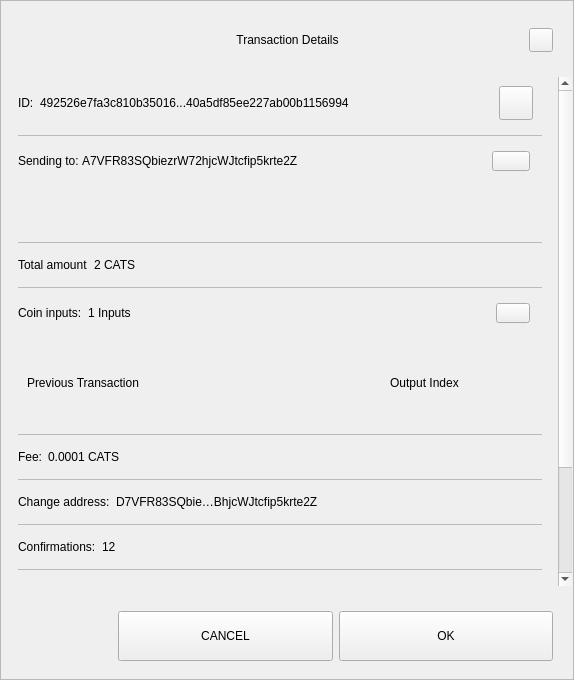
<?xml version="1.0" encoding="UTF-8"?>
<ui version="4.0">
 <class>TxDetailDialog</class>
 <widget class="QWidget" name="TxDetailDialog">
  <property name="geometry">
   <rect>
    <x>0</x>
    <y>0</y>
    <width>574</width>
    <height>680</height>
   </rect>
  </property>
  <property name="sizePolicy">
   <sizepolicy hsizetype="Preferred" vsizetype="Expanding">
    <horstretch>0</horstretch>
    <verstretch>0</verstretch>
   </sizepolicy>
  </property>
  <property name="minimumSize">
   <size>
    <width>574</width>
    <height>500</height>
   </size>
  </property>
  <property name="windowTitle">
   <string>Form</string>
  </property>
  <property name="styleSheet">
   <string notr="true"/>
  </property>
  <layout class="QVBoxLayout" name="verticalLayout_3">
   <property name="spacing">
    <number>0</number>
   </property>
   <property name="leftMargin">
    <number>0</number>
   </property>
   <property name="topMargin">
    <number>0</number>
   </property>
   <property name="rightMargin">
    <number>0</number>
   </property>
   <property name="bottomMargin">
    <number>0</number>
   </property>
   <item>
    <widget class="QFrame" name="frame">
     <property name="sizePolicy">
      <sizepolicy hsizetype="Preferred" vsizetype="Expanding">
       <horstretch>0</horstretch>
       <verstretch>0</verstretch>
      </sizepolicy>
     </property>
     <property name="styleSheet">
      <string notr="true"/>
     </property>
     <property name="frameShape">
      <enum>QFrame::StyledPanel</enum>
     </property>
     <property name="frameShadow">
      <enum>QFrame::Raised</enum>
     </property>
     <layout class="QVBoxLayout" name="verticalLayout">
      <property name="leftMargin">
       <number>0</number>
      </property>
      <property name="rightMargin">
       <number>0</number>
      </property>
      <item>
       <layout class="QHBoxLayout" name="horizontalLayout_3">
        <property name="spacing">
         <number>0</number>
        </property>
        <property name="leftMargin">
         <number>20</number>
        </property>
        <property name="topMargin">
         <number>10</number>
        </property>
        <property name="rightMargin">
         <number>20</number>
        </property>
        <item>
         <spacer name="horizontalSpacer_1">
          <property name="orientation">
           <enum>Qt::Horizontal</enum>
          </property>
          <property name="sizeHint" stdset="0">
           <size>
            <width>40</width>
            <height>20</height>
           </size>
          </property>
         </spacer>
        </item>
        <item>
         <widget class="QLabel" name="labelTitle">
          <property name="minimumSize">
           <size>
            <width>0</width>
            <height>40</height>
           </size>
          </property>
          <property name="maximumSize">
           <size>
            <width>16777215</width>
            <height>40</height>
           </size>
          </property>
          <property name="styleSheet">
           <string notr="true">padding-left:24px;</string>
          </property>
          <property name="text">
           <string>Transaction Details</string>
          </property>
          <property name="alignment">
           <set>Qt::AlignCenter</set>
          </property>
          <property name="margin">
           <number>7</number>
          </property>
         </widget>
        </item>
        <item>
         <spacer name="horizontalSpacer_2">
          <property name="orientation">
           <enum>Qt::Horizontal</enum>
          </property>
          <property name="sizeHint" stdset="0">
           <size>
            <width>40</width>
            <height>20</height>
           </size>
          </property>
         </spacer>
        </item>
        <item>
         <widget class="QPushButton" name="btnEsc">
          <property name="minimumSize">
           <size>
            <width>24</width>
            <height>24</height>
           </size>
          </property>
          <property name="maximumSize">
           <size>
            <width>24</width>
            <height>24</height>
           </size>
          </property>
          <property name="focusPolicy">
           <enum>Qt::NoFocus</enum>
          </property>
          <property name="text">
           <string/>
          </property>
         </widget>
        </item>
       </layout>
      </item>
      <item>
       <spacer name="verticalSpacer">
        <property name="orientation">
         <enum>Qt::Vertical</enum>
        </property>
        <property name="sizeType">
         <enum>QSizePolicy::Fixed</enum>
        </property>
        <property name="sizeHint" stdset="0">
         <size>
          <width>20</width>
          <height>10</height>
         </size>
        </property>
       </spacer>
      </item>
      <item>
       <widget class="QWidget" name="layoutScroll" native="true">
        <property name="minimumSize">
         <size>
          <width>0</width>
          <height>0</height>
         </size>
        </property>
        <layout class="QVBoxLayout" name="verticalLayout_4">
         <property name="leftMargin">
          <number>0</number>
         </property>
         <property name="topMargin">
          <number>0</number>
         </property>
         <property name="rightMargin">
          <number>0</number>
         </property>
         <item>
          <widget class="QScrollArea" name="scrollArea">
           <property name="styleSheet">
            <string notr="true">#scrollArea {
background:transparent;
}</string>
           </property>
           <property name="horizontalScrollBarPolicy">
            <enum>Qt::ScrollBarAlwaysOff</enum>
           </property>
           <property name="sizeAdjustPolicy">
            <enum>QAbstractScrollArea::AdjustIgnored</enum>
           </property>
           <property name="widgetResizable">
            <bool>true</bool>
           </property>
           <property name="alignment">
            <set>Qt::AlignLeading|Qt::AlignLeft|Qt::AlignTop</set>
           </property>
           <widget class="QWidget" name="scrollAreaWidgetContents">
            <property name="geometry">
             <rect>
              <x>0</x>
              <y>0</y>
              <width>556</width>
              <height>672</height>
             </rect>
            </property>
            <property name="autoFillBackground">
             <bool>false</bool>
            </property>
            <property name="styleSheet">
             <string notr="true">#scrollAreaWidgetContents {
background:transparent;
}</string>
            </property>
            <layout class="QVBoxLayout" name="verticalLayout_7">
             <property name="spacing">
              <number>0</number>
             </property>
             <property name="sizeConstraint">
              <enum>QLayout::SetDefaultConstraint</enum>
             </property>
             <property name="leftMargin">
              <number>0</number>
             </property>
             <property name="topMargin">
              <number>0</number>
             </property>
             <property name="rightMargin">
              <number>0</number>
             </property>
             <property name="bottomMargin">
              <number>0</number>
             </property>
             <item>
              <widget class="QWidget" name="content" native="true">
               <layout class="QVBoxLayout" name="verticalLayout_2">
                <property name="leftMargin">
                 <number>16</number>
                </property>
                <property name="topMargin">
                 <number>0</number>
                </property>
                <property name="rightMargin">
                 <number>16</number>
                </property>
                <item>
                 <widget class="QWidget" name="contentID" native="true">
                  <layout class="QHBoxLayout" name="horizontalLayout_12" stretch="0,1,0">
                   <property name="leftMargin">
                    <number>0</number>
                   </property>
                   <item>
                    <widget class="QLabel" name="labelId">
                     <property name="maximumSize">
                      <size>
                       <width>16777215</width>
                       <height>16777215</height>
                      </size>
                     </property>
                     <property name="text">
                      <string>ID:</string>
                     </property>
                    </widget>
                   </item>
                   <item>
                    <widget class="QLabel" name="textId">
                     <property name="text">
                      <string>492526e7fa3c810b35016...40a5df85ee227ab00b1156994</string>
                     </property>
                    </widget>
                   </item>
                   <item>
                    <widget class="QPushButton" name="pushCopy">
                     <property name="minimumSize">
                      <size>
                       <width>34</width>
                       <height>34</height>
                      </size>
                     </property>
                     <property name="maximumSize">
                      <size>
                       <width>34</width>
                       <height>34</height>
                      </size>
                     </property>
                     <property name="focusPolicy">
                      <enum>Qt::NoFocus</enum>
                     </property>
                     <property name="text">
                      <string/>
                     </property>
                     <property name="iconSize">
                      <size>
                       <width>24</width>
                       <height>24</height>
                      </size>
                     </property>
                    </widget>
                   </item>
                  </layout>
                 </widget>
                </item>
                <item>
                 <widget class="QLabel" name="labelDivider9">
                  <property name="maximumSize">
                   <size>
                    <width>16777215</width>
                    <height>1</height>
                   </size>
                  </property>
                  <property name="styleSheet">
                   <string notr="true">background-color:#bababa;</string>
                  </property>
                  <property name="text">
                   <string/>
                  </property>
                 </widget>
                </item>
                <item>
                 <widget class="QWidget" name="contentOutputs" native="true">
                  <layout class="QHBoxLayout" name="horizontalLayout_11" stretch="0,3,0">
                   <property name="spacing">
                    <number>0</number>
                   </property>
                   <property name="leftMargin">
                    <number>0</number>
                   </property>
                   <property name="rightMargin">
                    <number>12</number>
                   </property>
                   <item>
                    <widget class="QLabel" name="labelSend">
                     <property name="maximumSize">
                      <size>
                       <width>16777215</width>
                       <height>16777215</height>
                      </size>
                     </property>
                     <property name="text">
                      <string>Sending to: </string>
                     </property>
                    </widget>
                   </item>
                   <item>
                    <widget class="QLabel" name="textSend">
                     <property name="text">
                      <string>A7VFR83SQbiezrW72hjcWJtcfip5krte2Z </string>
                     </property>
                    </widget>
                   </item>
                   <item>
                    <widget class="QPushButton" name="pushOutputs">
                     <property name="minimumSize">
                      <size>
                       <width>34</width>
                       <height>20</height>
                      </size>
                     </property>
                     <property name="maximumSize">
                      <size>
                       <width>38</width>
                       <height>20</height>
                      </size>
                     </property>
                     <property name="focusPolicy">
                      <enum>Qt::NoFocus</enum>
                     </property>
                     <property name="styleSheet">
                      <string notr="true"/>
                     </property>
                     <property name="text">
                      <string/>
                     </property>
                    </widget>
                   </item>
                  </layout>
                 </widget>
                </item>
                <item>
                 <widget class="QScrollArea" name="outputsScrollArea">
                  <property name="minimumSize">
                   <size>
                    <width>0</width>
                    <height>50</height>
                   </size>
                  </property>
                  <property name="styleSheet">
                   <string notr="true">#outputsScrollArea {
background:transparent;
}</string>
                  </property>
                  <property name="widgetResizable">
                   <bool>true</bool>
                  </property>
                  <widget class="QWidget" name="container_outputs_base">
                   <property name="geometry">
                    <rect>
                     <x>0</x>
                     <y>0</y>
                     <width>522</width>
                     <height>48</height>
                    </rect>
                   </property>
                   <property name="styleSheet">
                    <string notr="true">#container_outputs_base {
background:transparent;
}</string>
                   </property>
                  </widget>
                 </widget>
                </item>
                <item>
                 <widget class="QLabel" name="labelDivider8">
                  <property name="maximumSize">
                   <size>
                    <width>16777215</width>
                    <height>1</height>
                   </size>
                  </property>
                  <property name="styleSheet">
                   <string notr="true">background-color:#bababa;</string>
                  </property>
                  <property name="text">
                   <string/>
                  </property>
                 </widget>
                </item>
                <item>
                 <widget class="QWidget" name="contentAmount" native="true">
                  <layout class="QHBoxLayout" name="horizontalLayout_4" stretch="0,1">
                   <property name="leftMargin">
                    <number>0</number>
                   </property>
                   <item>
                    <widget class="QLabel" name="labelAmount">
                     <property name="maximumSize">
                      <size>
                       <width>16777215</width>
                       <height>16777215</height>
                      </size>
                     </property>
                     <property name="text">
                      <string>Total amount</string>
                     </property>
                    </widget>
                   </item>
                   <item>
                    <widget class="QLabel" name="textAmount">
                     <property name="text">
                      <string>2 CATS</string>
                     </property>
                    </widget>
                   </item>
                  </layout>
                 </widget>
                </item>
                <item>
                 <widget class="QLabel" name="labelDivider6">
                  <property name="maximumSize">
                   <size>
                    <width>16777215</width>
                    <height>1</height>
                   </size>
                  </property>
                  <property name="styleSheet">
                   <string notr="true">background-color:#bababa;</string>
                  </property>
                  <property name="text">
                   <string/>
                  </property>
                 </widget>
                </item>
                <item>
                 <widget class="QWidget" name="contentInputs" native="true">
                  <layout class="QHBoxLayout" name="horizontalLayout" stretch="0,2,0">
                   <property name="leftMargin">
                    <number>0</number>
                   </property>
                   <property name="rightMargin">
                    <number>12</number>
                   </property>
                   <item>
                    <widget class="QLabel" name="labelInputs">
                     <property name="sizePolicy">
                      <sizepolicy hsizetype="Minimum" vsizetype="Preferred">
                       <horstretch>0</horstretch>
                       <verstretch>0</verstretch>
                      </sizepolicy>
                     </property>
                     <property name="maximumSize">
                      <size>
                       <width>16777215</width>
                       <height>16777215</height>
                      </size>
                     </property>
                     <property name="text">
                      <string>Coin inputs:</string>
                     </property>
                    </widget>
                   </item>
                   <item>
                    <widget class="QLabel" name="textInputs">
                     <property name="text">
                      <string>1 Inputs</string>
                     </property>
                    </widget>
                   </item>
                   <item>
                    <widget class="QPushButton" name="pushInputs">
                     <property name="maximumSize">
                      <size>
                       <width>34</width>
                       <height>20</height>
                      </size>
                     </property>
                     <property name="focusPolicy">
                      <enum>Qt::NoFocus</enum>
                     </property>
                     <property name="styleSheet">
                      <string notr="true"/>
                     </property>
                     <property name="text">
                      <string/>
                     </property>
                    </widget>
                   </item>
                  </layout>
                 </widget>
                </item>
                <item>
                 <widget class="QFrame" name="gridInputs">
                  <property name="sizePolicy">
                   <sizepolicy hsizetype="Preferred" vsizetype="MinimumExpanding">
                    <horstretch>0</horstretch>
                    <verstretch>0</verstretch>
                   </sizepolicy>
                  </property>
                  <property name="minimumSize">
                   <size>
                    <width>0</width>
                    <height>90</height>
                   </size>
                  </property>
                  <layout class="QGridLayout" name="gridLayoutInput" columnstretch="5,2" rowminimumheight="0">
                   <property name="sizeConstraint">
                    <enum>QLayout::SetMaximumSize</enum>
                   </property>
                   <property name="verticalSpacing">
                    <number>0</number>
                   </property>
                   <item row="0" column="0" alignment="Qt::AlignLeft">
                    <widget class="QLabel" name="labelTitlePrevTx">
                     <property name="text">
                      <string>Previous Transaction</string>
                     </property>
                    </widget>
                   </item>
                   <item row="0" column="1" alignment="Qt::AlignLeft">
                    <widget class="QLabel" name="labelOutputIndex">
                     <property name="text">
                      <string>Output Index</string>
                     </property>
                     <property name="alignment">
                      <set>Qt::AlignCenter</set>
                     </property>
                    </widget>
                   </item>
                  </layout>
                 </widget>
                </item>
                <item>
                 <widget class="QLabel" name="labelDivider1">
                  <property name="maximumSize">
                   <size>
                    <width>16777215</width>
                    <height>1</height>
                   </size>
                  </property>
                  <property name="styleSheet">
                   <string notr="true">background-color:#bababa;</string>
                  </property>
                  <property name="text">
                   <string/>
                  </property>
                 </widget>
                </item>
                <item>
                 <widget class="QWidget" name="contentFee" native="true">
                  <layout class="QHBoxLayout" name="horizontalLayout_7" stretch="0,1">
                   <property name="leftMargin">
                    <number>0</number>
                   </property>
                   <item>
                    <widget class="QLabel" name="labelFee">
                     <property name="maximumSize">
                      <size>
                       <width>16777215</width>
                       <height>16777215</height>
                      </size>
                     </property>
                     <property name="text">
                      <string>Fee:</string>
                     </property>
                    </widget>
                   </item>
                   <item>
                    <widget class="QLabel" name="textFee">
                     <property name="text">
                      <string>0.0001 CATS</string>
                     </property>
                    </widget>
                   </item>
                  </layout>
                 </widget>
                </item>
                <item>
                 <widget class="QLabel" name="labelDivider2">
                  <property name="maximumSize">
                   <size>
                    <width>16777215</width>
                    <height>1</height>
                   </size>
                  </property>
                  <property name="styleSheet">
                   <string notr="true">background-color:#bababa;</string>
                  </property>
                  <property name="text">
                   <string/>
                  </property>
                 </widget>
                </item>
                <item>
                 <widget class="QWidget" name="contentChangeAddress" native="true">
                  <layout class="QHBoxLayout" name="horizontalLayout_6" stretch="0,1">
                   <property name="leftMargin">
                    <number>0</number>
                   </property>
                   <item>
                    <widget class="QLabel" name="labelChange">
                     <property name="maximumSize">
                      <size>
                       <width>16777215</width>
                       <height>16777215</height>
                      </size>
                     </property>
                     <property name="text">
                      <string>Change address:</string>
                     </property>
                    </widget>
                   </item>
                   <item>
                    <widget class="QLabel" name="textChange">
                     <property name="text">
                      <string>D7VFR83SQbie…BhjcWJtcfip5krte2Z </string>
                     </property>
                    </widget>
                   </item>
                  </layout>
                 </widget>
                </item>
                <item>
                 <widget class="QLabel" name="labelDivider4">
                  <property name="maximumSize">
                   <size>
                    <width>16777215</width>
                    <height>1</height>
                   </size>
                  </property>
                  <property name="styleSheet">
                   <string notr="true">background-color:#bababa;</string>
                  </property>
                  <property name="text">
                   <string/>
                  </property>
                 </widget>
                </item>
                <item>
                 <widget class="QWidget" name="contentConfirmations" native="true">
                  <layout class="QHBoxLayout" name="horizontalLayout_8" stretch="0,1">
                   <property name="leftMargin">
                    <number>0</number>
                   </property>
                   <item>
                    <widget class="QLabel" name="labelConfirmations">
                     <property name="maximumSize">
                      <size>
                       <width>16777215</width>
                       <height>16777215</height>
                      </size>
                     </property>
                     <property name="text">
                      <string>Confirmations:</string>
                     </property>
                    </widget>
                   </item>
                   <item>
                    <widget class="QLabel" name="textConfirmations">
                     <property name="text">
                      <string>12</string>
                     </property>
                    </widget>
                   </item>
                  </layout>
                 </widget>
                </item>
                <item>
                 <widget class="QLabel" name="labelDivider7">
                  <property name="maximumSize">
                   <size>
                    <width>16777215</width>
                    <height>1</height>
                   </size>
                  </property>
                  <property name="styleSheet">
                   <string notr="true">background-color:#bababa;</string>
                  </property>
                  <property name="text">
                   <string/>
                  </property>
                 </widget>
                </item>
                <item>
                 <widget class="QWidget" name="contentSize" native="true">
                  <layout class="QHBoxLayout" name="horizontalLayout_9" stretch="0,1">
                   <property name="leftMargin">
                    <number>0</number>
                   </property>
                   <item>
                    <widget class="QLabel" name="labelSize">
                     <property name="maximumSize">
                      <size>
                       <width>16777215</width>
                       <height>16777215</height>
                      </size>
                     </property>
                     <property name="text">
                      <string>Size:</string>
                     </property>
                    </widget>
                   </item>
                   <item>
                    <widget class="QLabel" name="textSize">
                     <property name="text">
                      <string>2 kB</string>
                     </property>
                    </widget>
                   </item>
                  </layout>
                 </widget>
                </item>
                <item>
                 <widget class="QLabel" name="labelDivider3">
                  <property name="maximumSize">
                   <size>
                    <width>16777215</width>
                    <height>1</height>
                   </size>
                  </property>
                  <property name="styleSheet">
                   <string notr="true">background-color:#bababa;</string>
                  </property>
                  <property name="text">
                   <string/>
                  </property>
                 </widget>
                </item>
                <item>
                 <widget class="QWidget" name="contentDate" native="true">
                  <layout class="QHBoxLayout" name="horizontalLayout_5" stretch="0,1">
                   <property name="leftMargin">
                    <number>0</number>
                   </property>
                   <item>
                    <widget class="QLabel" name="labelDate">
                     <property name="maximumSize">
                      <size>
                       <width>16777215</width>
                       <height>16777215</height>
                      </size>
                     </property>
                     <property name="text">
                      <string>Date:</string>
                     </property>
                    </widget>
                   </item>
                   <item>
                    <widget class="QLabel" name="textDate">
                     <property name="text">
                      <string>May 25, 2017</string>
                     </property>
                    </widget>
                   </item>
                  </layout>
                 </widget>
                </item>
                <item>
                 <widget class="QLabel" name="labelDivider5">
                  <property name="maximumSize">
                   <size>
                    <width>16777215</width>
                    <height>1</height>
                   </size>
                  </property>
                  <property name="styleSheet">
                   <string notr="true">background-color:#bababa;</string>
                  </property>
                  <property name="text">
                   <string/>
                  </property>
                 </widget>
                </item>
                <item>
                 <widget class="QWidget" name="contentStatus" native="true">
                  <layout class="QHBoxLayout" name="horizontalLayout_10" stretch="0,1">
                   <property name="leftMargin">
                    <number>0</number>
                   </property>
                   <item>
                    <widget class="QLabel" name="labelStatus">
                     <property name="maximumSize">
                      <size>
                       <width>16777215</width>
                       <height>16777215</height>
                      </size>
                     </property>
                     <property name="text">
                      <string>Status:</string>
                     </property>
                    </widget>
                   </item>
                   <item>
                    <widget class="QLabel" name="textStatus">
                     <property name="text">
                      <string>Spendable</string>
                     </property>
                    </widget>
                   </item>
                  </layout>
                 </widget>
                </item>
                <item>
                 <spacer name="verticalSpacer_2">
                  <property name="orientation">
                   <enum>Qt::Vertical</enum>
                  </property>
                  <property name="sizeType">
                   <enum>QSizePolicy::Expanding</enum>
                  </property>
                  <property name="sizeHint" stdset="0">
                   <size>
                    <width>20</width>
                    <height>10</height>
                   </size>
                  </property>
                 </spacer>
                </item>
                <item>
                 <widget class="QLabel" name="labelWarning">
                  <property name="text">
                   <string>TextLabel</string>
                  </property>
                  <property name="alignment">
                   <set>Qt::AlignCenter</set>
                  </property>
                 </widget>
                </item>
               </layout>
              </widget>
             </item>
            </layout>
           </widget>
          </widget>
         </item>
        </layout>
       </widget>
      </item>
      <item>
       <widget class="QWidget" name="containerButtons" native="true">
        <layout class="QHBoxLayout" name="horizontalLayout1" stretch="1,2,2">
         <property name="leftMargin">
          <number>10</number>
         </property>
         <property name="rightMargin">
          <number>20</number>
         </property>
         <item>
          <spacer name="horizontalSpacer_3">
           <property name="orientation">
            <enum>Qt::Horizontal</enum>
           </property>
           <property name="sizeHint" stdset="0">
            <size>
             <width>40</width>
             <height>20</height>
            </size>
           </property>
          </spacer>
         </item>
         <item>
          <widget class="QPushButton" name="btnCancel">
           <property name="minimumSize">
            <size>
             <width>200</width>
             <height>50</height>
            </size>
           </property>
           <property name="focusPolicy">
            <enum>Qt::NoFocus</enum>
           </property>
           <property name="text">
            <string>CANCEL</string>
           </property>
          </widget>
         </item>
         <item>
          <widget class="QPushButton" name="btnSave">
           <property name="minimumSize">
            <size>
             <width>200</width>
             <height>50</height>
            </size>
           </property>
           <property name="focusPolicy">
            <enum>Qt::NoFocus</enum>
           </property>
           <property name="text">
            <string>OK</string>
           </property>
          </widget>
         </item>
        </layout>
       </widget>
      </item>
     </layout>
    </widget>
   </item>
  </layout>
 </widget>
 <resources/>
 <connections/>
</ui>
